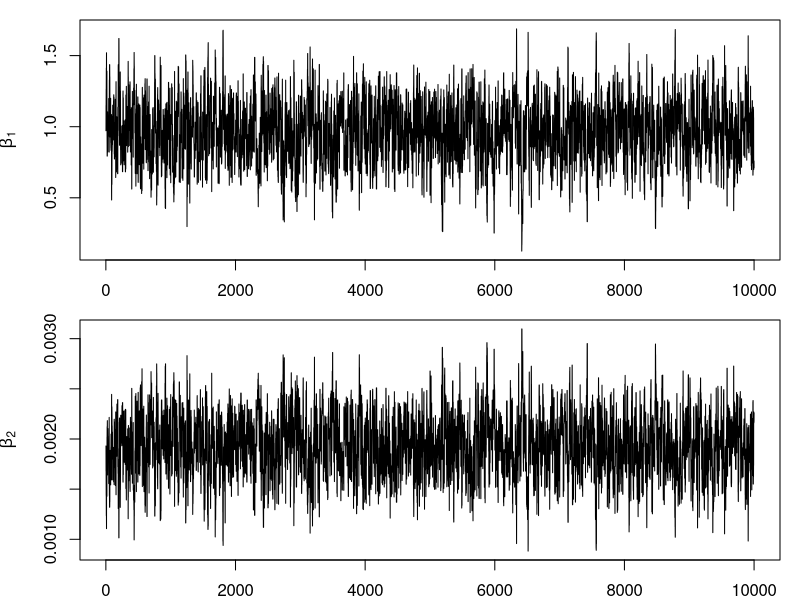
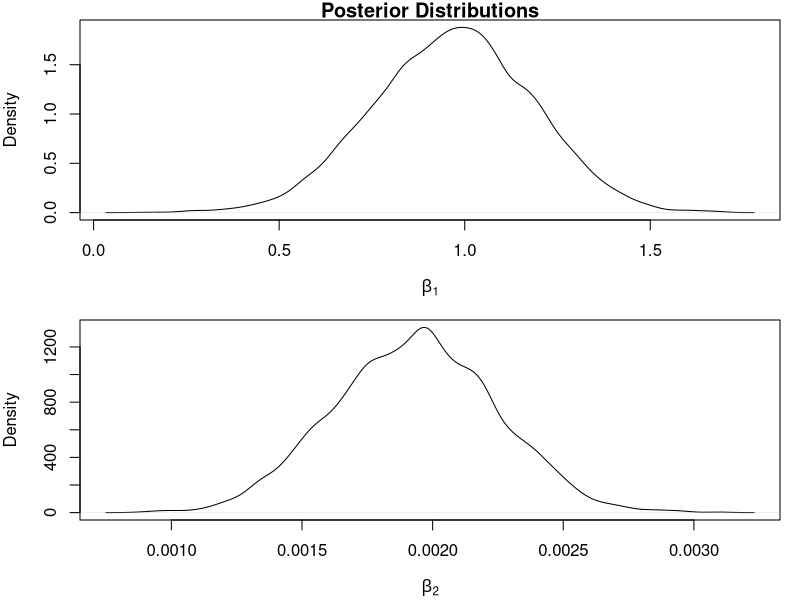
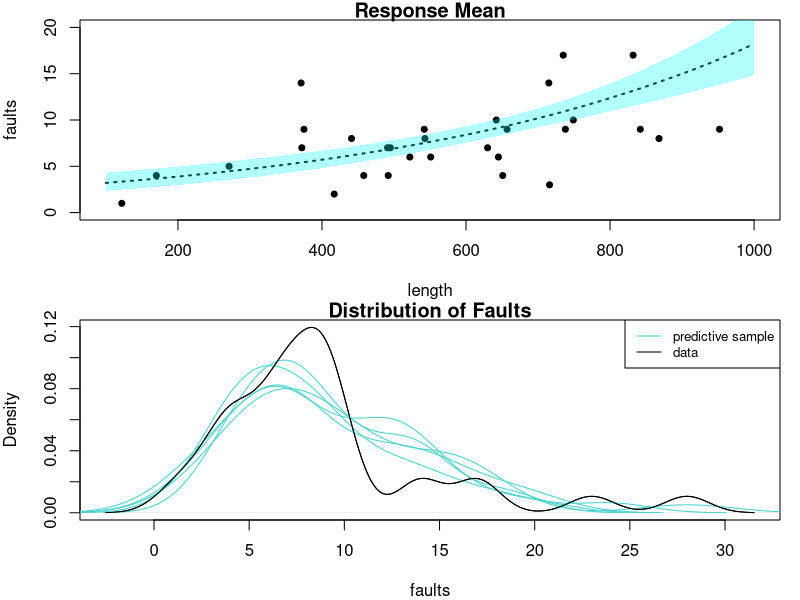
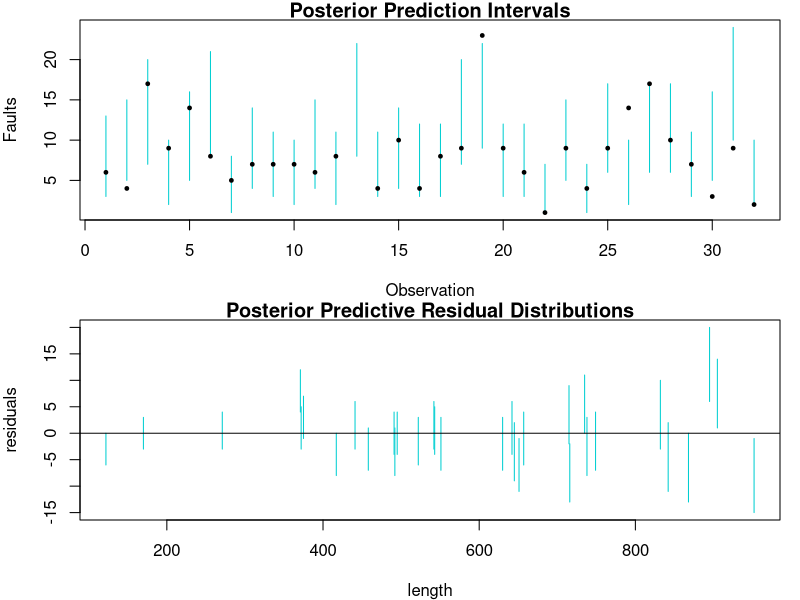
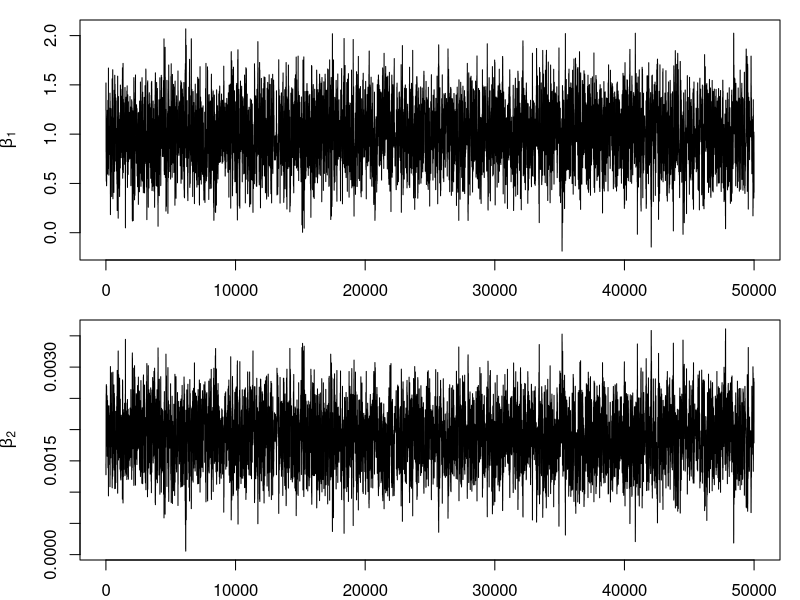
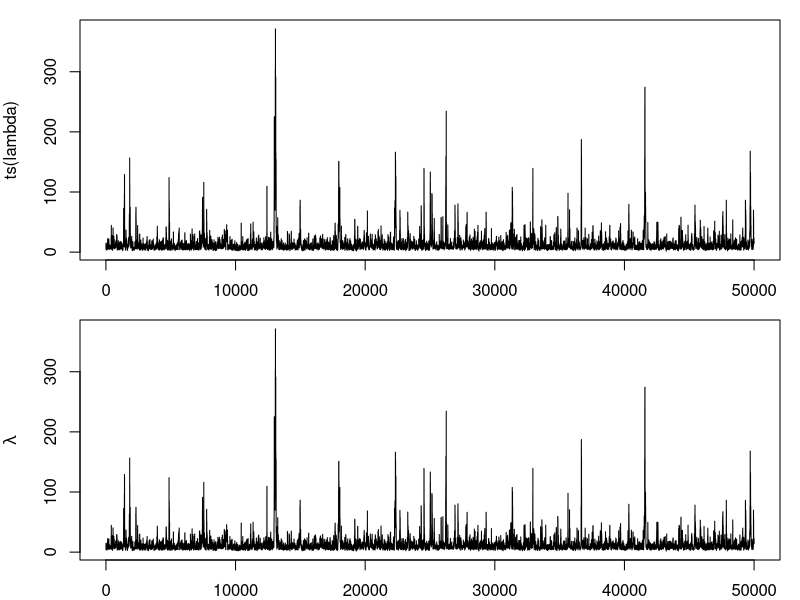
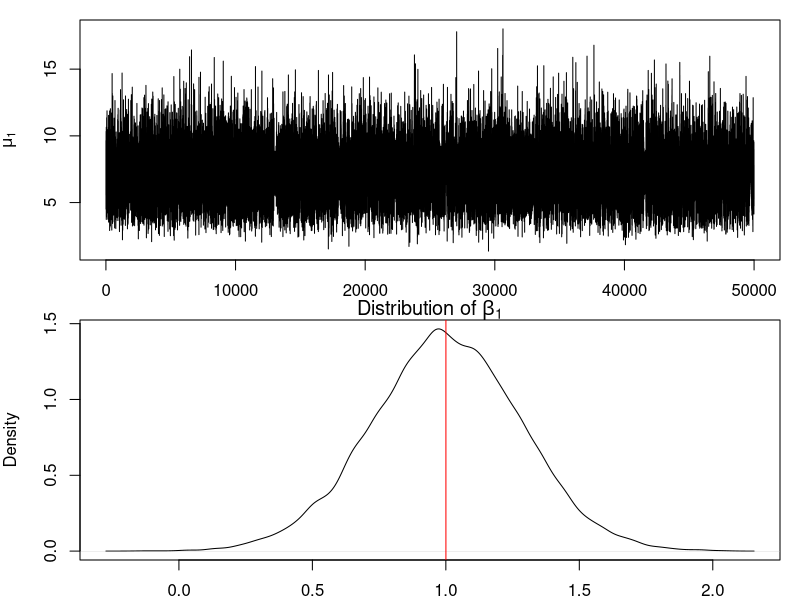
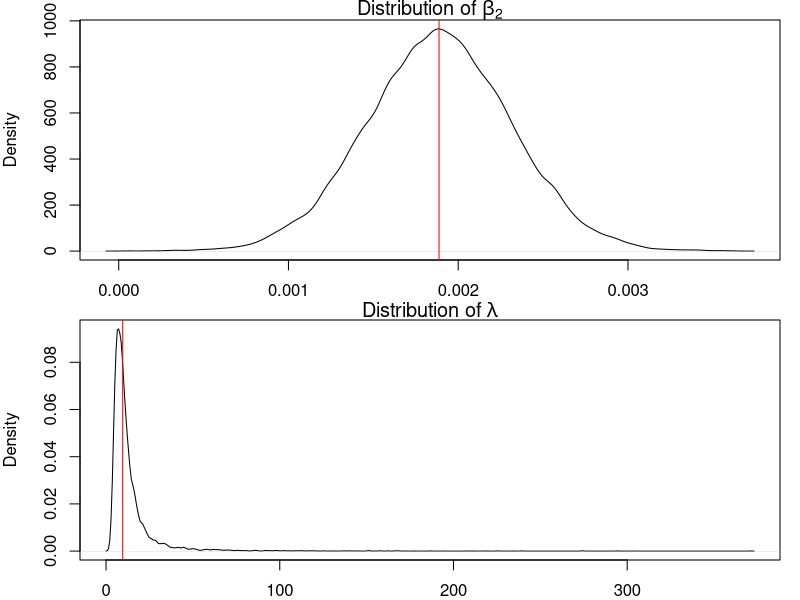

Write the R code that produced these figures, in order.
data <- data.frame(matrix(c(551, 6,
                            651, 4,
                            832, 17,
                            375, 9,
                            715, 14,
                            868, 8,
                            271, 5, 
                            630, 7, 
                            491, 7,
                            372, 7,
                            645, 6,
                            441, 8,
                            895, 28,
                            458, 4,
                            642, 10,
                            492, 4,
                            543, 8, 
                            842, 9, 
                            905, 23, 
                            542, 9, 
                            522, 6, 
                            122, 1, 
                            657, 9, 
                            170, 4, 
                            738, 9, 
                            371, 14, 
                            735, 17, 
                            749, 10, 
                            495, 7, 
                            716, 3, 
                            952, 9, 
                            417, 2), ncol= 2, byrow=TRUE))
names(data) <- c("length", "faults")

#fit a Bayesian Poisson GLM with the logarithmic link, log(µi) = β1 + β2xi

#to check results
model <- glm(faults ~ length, data = data, family = poisson(link = 'log'))

library(MASS)

prior <- function(x){
  return(log(1))
} 

k <- function(beta){
  return(exp(prior(beta) + sum(data$faults*(beta[1] + beta[2]*data$length) - exp(beta[1] + beta[2]*data$length))))
}

jinv <- vcov(model)

#Metropolis-Hastings Algorithm for beta1 and beta2
beta <- matrix(NA, ncol = 2, nrow = 10000)
#initialize at MLE
beta[1,] <- model$coefficients
for (i in 2:10000){
  beta.squig <- mvrnorm(n = 1, beta[i-1,], jinv)
  q <- min(1, k(beta.squig)/k(beta[i-1,]))
  if(runif(1) < q){
    beta[i,] <- beta.squig
  }
  else{
    beta[i,] <- beta[i-1,]
  }
  print(i)
}


mean(beta[,1])
mean(beta[,2])
#0.9704817, 0.00193221 YAY
par(mar=c(2,4,1,1))
par(mfrow = c(2,1))
plot(ts(beta[,1]), ylab = expression(beta[1]))
plot(ts(beta[,2]), ylab = expression(beta[2]))

#posterior distributions
par(mar=c(4,4,1,1))
par(mfrow = c(2,1))
plot(density(beta[,1]), main='Posterior Distributions', xlab=expression(beta[1]))
plot(density(beta[,2]), main='', xlab=expression(beta[2]))

#response mean as a function of the covariate
q <- matrix(NA, 500, 3)
x <- seq(100, 1000, length = 500)
for (i in 1:500){
  dist <- exp(beta[,1] + beta[,2]*x[i])
  q[i,] <- quantile(dist, probs = c(0.05, 0.5, 0.95))
}

plot(x, q[,2], type = 'l', ylim = c(0,20), ylab = 'faults', xlab = 'length', lwd=2, lty=3, main="Response Mean")
points(data$length, data$faults, pch=20, lwd=2)
polygon(c(rev(x), x), 
        c(rev(q[ ,3]), q[ ,1]), 
        col =rgb(0,1,1,alpha=0.3), border = NA)

#posterior predictive distribution
post.pred <- apply(beta, 1, function(theta){rpois(32, exp(theta[1] + theta[2]*data$length))})

#plot some posterior predictive samples
plot(density(data$faults), main = 'Distribution of Faults', xlab='faults')
for(i in 1:5){lines(density(post.pred[,i]), col='mediumturquoise', main=NULL)}
lines(density(data$faults), col='black', main="Data Distribution")
legend('topright', legend = c('predictive sample', 'data'), cex=0.8, col = c('mediumturquoise', 'black'), lty=1)

#plot of prediction intervals with data superimposed
pred.int <- apply(post.pred, 1, quantile, c(.05,.95))
ind <- 1:32
matplot(rbind(ind,ind), pred.int, type = 'l', lty = 1, xlab="Observation",ylab="Faults", col='darkturquoise', main='Posterior Prediction Intervals')
points(ind, data$faults, pch=19, cex=0.5)

#90% interval for residuals
resids <- matrix(NA, 2, 32)
for (i in 1:32){
  resids[1,i] <- quantile(data$faults[i] - post.pred[i,], 0.05)
  resids[2,i] <- quantile(data$faults[i] - post.pred[i,], 0.95)
}

matplot(rbind(data$length, data$length), resids, type = "l", lty = 1, xlab = 'length', ylab = 'residuals', col = 'darkturquoise', main = 'Posterior Predictive Residual Distributions')
abline(h=0)


#PART B 

#Gibbs sampler
y <- data$faults
x <- data$length
n <- nrow(data)
N <- 51000
T <- 1000 #burn in
t <- 1.01 #for prior sensitivity test

k1 <- function(mui, lambda, beta){
  return(sum(-lambda*mui/exp(beta[1] + beta[2]*x) - lambda*(beta[1] + beta[2]*x)))
}

k2 <- function(mui, lambda, beta){
  return(sum(lambda*log(mui) - lambda*mui/exp(beta[1] + beta[2]*x) + lambda*log(lambda) - lambda*(beta[1]+beta[2]*x)-lgamma(lambda))-t*log(1+lambda) + log(lambda))
}

beta <- matrix(0, N, 2)
mui <- gammai <- matrix(0, N, n)
lambda <- rep(NA, N)

#initialize
mui[1,] <- rnorm(n, 0, 1000)
beta[1,] <- model$coefficients
lambda[1] <- 8

for(i in 2:N)
  {

  mui[i,] <- rgamma(n, y + lambda[i-1], (lambda[i-1]/exp(beta[i-1,1] + beta[i-1,2]*x)) + 1)
  
  #M-H step for beta
  beta.squig <- mvrnorm(n = 1, beta[i-1,], jinv)
  q <- min(1, exp(k1(mui[i,], lambda[i-1], beta.squig) - k1(mui[i,], lambda[i-1], beta[i-1,])))
  if(runif(1) < q){
    beta[i,] <- beta.squig
  }
  else{
    beta[i,] <- beta[i-1,]
  }
  
  #M-H step for lambda
  lambda.squig <- exp(rnorm(n = 1, log(lambda[i-1]), 1))
  q <- min(1, exp(k2(mui[i,], lambda.squig, beta[i-1,]) - k2(mui[i,], lambda[i-1], beta[i-1,])))
  if(runif(1) < q){
    lambda[i] <- lambda.squig
  }
  else{
    lambda[i] <- lambda[i-1]
  }
}

# remove burnin
mui <- mui[-(1:T),]
beta <- beta[-(1:T),]
lambda <- lambda[-(1:T)]

par(mar=c(2,4,1,1))
par(mfrow = c(2,1))
plot(ts(beta[,1]), xlab='iteration', ylab=expression(beta[1]))
plot(ts(beta[,2]), xlab='iteration', ylab=expression(beta[2]))

plot(ts(lambda))
plot(ts(lambda), xlab='iteration', ylab=expression(lambda))
plot(ts(mui[,1]), xlab='iteration', ylab=expression(mu[1]))

colMeans(beta)
colMeans(mui)
mean(lambda)
median(lambda)

plot(density(beta[,1]), main ='Distribution of' ~ beta[1]) 
abline(v=mean(beta[,1]), col='red')
plot(density(beta[,2]), main = 'Distribution of' ~ beta[2])
abline(v=mean(beta[,2]), col='red')

plot(density(lambda), main ='Distribution of' ~ lambda) 
abline(v=median(lambda), col='red')
plot(density(mui[,1]), main = 'Distribution of' ~ mu[1])
abline(v=mean(mui[,1]), col='red')

#response mean as a function of the covariate
q <- matrix(NA, 500, 3)
x <- seq(100, 1000, length = 500)
for (i in 1:500){
  dist <- exp(beta[,1] + beta[,2]*x[i])
  q[i,] <- quantile(dist, probs = c(0.05, 0.5, 0.95))
}

plot(x, q[,2], type = 'l', ylim = c(0,20), ylab = 'faults', xlab = 'length', lwd=2, lty=3, main="Response Mean")
points(data$length, data$faults, pch=20, lwd=2)
polygon(c(rev(x), x), 
        c(rev(q[ ,3]), q[ ,1]), 
        col =rgb(0.5,0.25,1,alpha=0.3), border = NA)

#posterior predictive distribution for observed data
post.pred.b <- apply(mui, 1, function(mui){rpois(32, mui)})

#model checking
#plot posterior predictive samples
plot(density(data$faults), main = 'Distribution of Faults', xlab='faults')
for(i in 1:5){lines(density(post.pred.b[,i]), col='blueviolet', main=NULL)}
lines(density(data$faults), col='black', main="Data Distribution")
legend('topright', legend = c('predictive sample', 'data'), cex=0.8, col = c('blueviolet', 'black'), lty=1)

#plot of prediction intervals with data superimposed
pred.int <- apply(post.pred.b, 1, quantile, c(.05,.95))
ind <- 1:32
matplot(rbind(ind,ind), pred.int, type = 'l', lty = 1, xlab="Observation",ylab="Faults", col='blueviolet', main='Posterior Prediction Intervals')
points(ind, data$faults, pch=19, cex=0.5)

#90% interval for residuals
resids <- matrix(NA, 2, 32)
for (i in 1:32){
  resids[1,i] <- quantile(data$faults[i] - post.pred.b[i,], 0.05)
  resids[2,i] <- quantile(data$faults[i] - post.pred.b[i,], 0.95)
}

matplot(rbind(data$length, data$length), resids, type = "l", lty = 1, xlab = 'length', ylab = 'residuals', col = 'blueviolet', main = 'Posterior Predictive Residual Distributions')
abline(h=0)

#Gelfand and Gosh
print(gg.m1 <- sum((y - apply(post.pred,1,mean))^2) + sum(apply(post.pred, 1, var)))
#953.7096

print(gg.m2 <- sum((y - apply(post.pred.b,1,mean))^2) + sum(apply(post.pred.b, 1, var)))
#577.2691

print(gg.m3 <- sum((y - apply(post.pred.b,1,mean))^2) + sum(apply(post.pred.b, 1, var)))
#560.6615

print(gg.m4 <- sum((y - apply(post.pred.b,1,mean))^2) + sum(apply(post.pred.b, 1, var)))
#540.5264

print(gg.m5 <- sum((y - apply(post.pred.b,1,mean))^2) + sum(apply(post.pred.b, 1, var)))
#600.9412